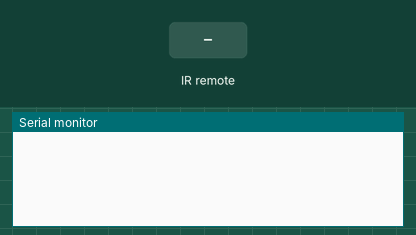
A sketch run on a simulated Arduino Uno, built with avr-gcc and run on an emulated ATmega328P. Parts: the last lines printed to the serial monitor. Inputs (shaded band) come from the test bench.

Above: at 1.2 s.
1.3 s: infrared code 0xFFA25D received
At 1.9 s:
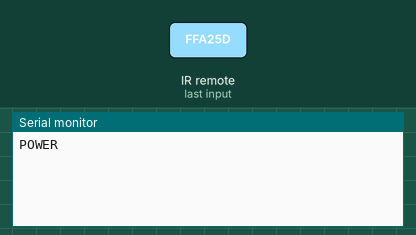
2.9 s: infrared code 0xFFE21D received
At 4.2 s:
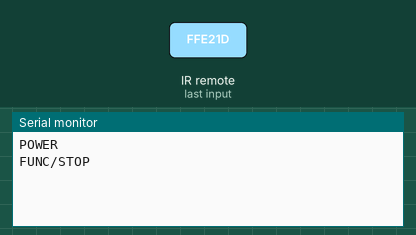
4.5 s: infrared code 0xFF629D received
At 5.6 s:
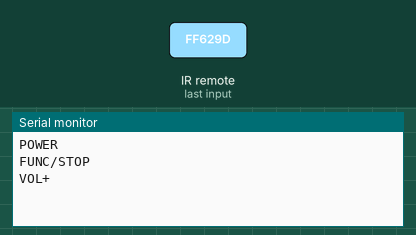
6.1 s: infrared code 0xFF22DD received
At 6.8 s:
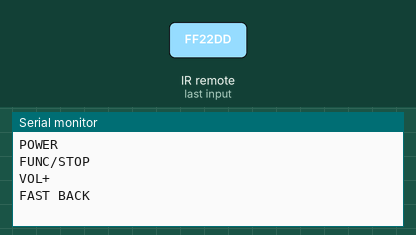
7.7 s: infrared code 0xFF02FD received
At 9.0 s:
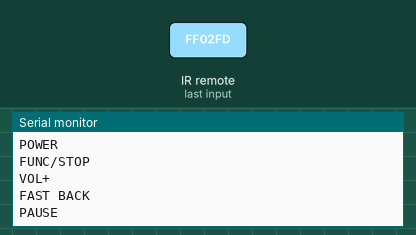
9.3 s: infrared code 0xFFC23D received
At 10.4 s:
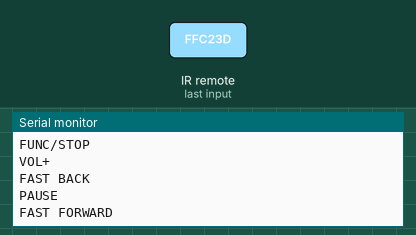

The sketch:

if_remote.ino
```cpp
#include<IRremote.h>
int IRpin = 3;
IRrecv IR(IRpin);
decode_results cmd;
int dt = 100;

String myCMD;

void setup() {

Serial.begin(9600);
IR.enableIRIn();

}

void loop() {

  while(IR.decode(&cmd) == 0){
    }
  delay(dt);
  IR.resume();

  if (cmd.value == 0xFFA25D){
    myCMD = "POWER";
    Serial.println(myCMD);
  }

  if (cmd.value == 0xFFE21D){
    myCMD = "FUNC/STOP";
    Serial.println(myCMD);
  }

  if (cmd.value == 0xFF629D){
    myCMD = "VOL+";
    Serial.println(myCMD);
  }

  if (cmd.value == 0xFF22DD){
    myCMD = "FAST BACK";
    Serial.println(myCMD);
  }

  if (cmd.value == 0xFF02FD){
    myCMD = "PAUSE";
    Serial.println(myCMD);
  }


  if (cmd.value == 0xFFC23D){
    myCMD = "FAST FORWARD";
    Serial.println(myCMD);
  }

  if (cmd.value == 0xFFE01F){
    myCMD = "DOWN";
    Serial.println(myCMD);
  }

  if (cmd.value == 0xFFA857){
    myCMD = "VOL-";
    Serial.println(myCMD);
  }

  if (cmd.value == 0xFF906F){
    myCMD = "UP";
    Serial.println(myCMD);
  }

  if (cmd.value == 0xFF9867){
    myCMD = "EQ";
    Serial.println(myCMD);
  }

  if (cmd.value == 0xFFB04F){
    myCMD = "ST/REPT";
    Serial.println(myCMD);
  }

  if (cmd.value == 0xFF6897){
    myCMD = "0";
    Serial.println(myCMD);
  }

  if (cmd.value == 0xFF30CF){
    myCMD = "1";
    Serial.println(myCMD);
  }

  if (cmd.value == 0xFF18E7){
    myCMD = "2";
    Serial.println(myCMD);
  }

  if (cmd.value == 0xFF7A85){
    myCMD = "3";
    Serial.println(myCMD);
  }

  if (cmd.value == 0xFF10EF){
    myCMD = "4";
    Serial.println(myCMD);
  }

  if (cmd.value == 0xFF38C7){
    myCMD = "5";
    Serial.println(myCMD);
  }

  if (cmd.value == 0xFF5AA5){
    myCMD = "6";
    Serial.println(myCMD);
  }

  if (cmd.value == 0xFF42BD){
    myCMD = "7";
    Serial.println(myCMD);
  }

  if (cmd.value == 0xFF4AB5){
    myCMD = "8";
    Serial.println(myCMD);
  }

  if (cmd.value == 0xFF52AD){
    myCMD = "9";
    Serial.println(myCMD);
  }

}
```

Measured:
- after the input at 1.3 s, the serial monitor: prints a new line after 0.10 s (image 1)
- after the input at 2.9 s, the serial monitor: prints a new line after 0.10 s (image 2)
- after the input at 4.5 s, the serial monitor: prints a new line after 0.10 s (image 3)
- after the input at 6.1 s, the serial monitor: prints a new line after 0.10 s (image 4)
- after the input at 7.7 s, the serial monitor: prints a new line after 0.10 s (image 5)
- after the input at 9.3 s, the serial monitor: prints a new line after 0.10 s (image 6)
